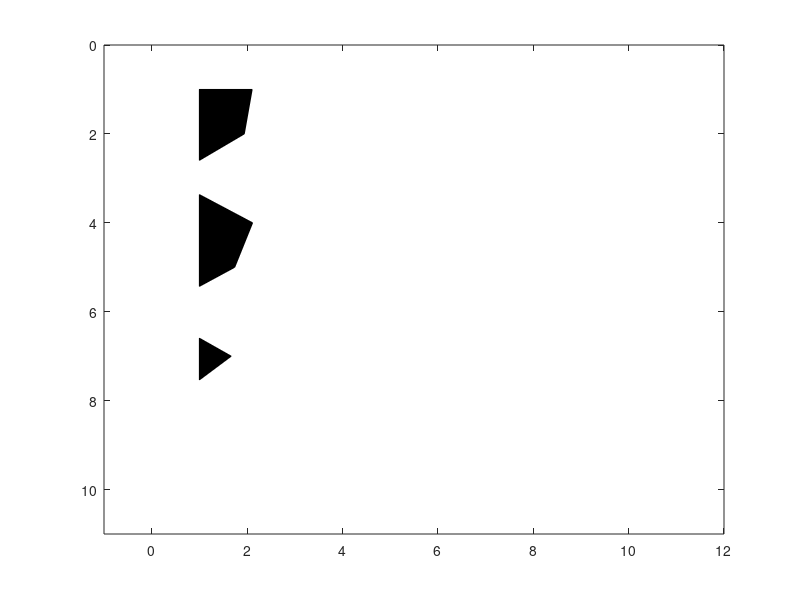

Reproduce this figure in MATLAB. (Note: this script raises an error after producing the figure.)
function mwigb (a,scal,x,z,amx)
%mwigb: is a modified version of wigb.m which plot seismic data using
%wiggles but displays the screen as a normal seismic display such as those
%seen using SeismicUnix. 
%
%  wigb(a,scal,x,z,amx) 
%
%  IN    a: seismic data
%        scale: multiple data by scale
%        x: x-axis;
%        z: vertical axis (time or depth)
%	 x and z are vectors with offset and time.
%
%	 If only 'a' is enter, 'scal,x,z,amn,amx' are decided automatically; 
%	 otherwise, 'scal' is a scalar; 'x, z' are vectors for annotation in 
%	 offset and time, amx are the amplitude range.
%
% Author:
% 	Xingong Li, Dec. 1995
% Changes: 
%	Jun11,1997: add amx
% 	May16,1997: updated for v5 - add 'zeros line' to background color
% 	May17,1996: if scal ==0, plot without scaling
% 	Aug6, 1996: if max(tr)==0, plot a line
%   Aug12, 2011: modification by Wail A. Mousa and Abdullatif A. Al-Shuhail

if nargin == 0, nx=10;nz=10; a = rand(nz,nx)-0.5; end;

[nz,nx]=size(a);

trmx= max(abs(a));
if (nargin <= 4); amx=mean(trmx);  end;
if (nargin <= 2); x=[1:nx]; z=[1:nz]; end;
if (nargin <= 1); scal =1; end;

if nx <= 1; disp(' ERR:PlotWig: nx has to be more than 1');return;end;

 % take the average as dx
	dx1 = abs(x(2:nx)-x(1:nx-1));
 	dx = median(dx1);

 dz=z(2)-z(1);
 xmx=max(max(a)); xmn=min(min(a)); 

 if scal == 0; scal=1; end;
 a = a * dx /amx; 
 a = a * scal;

 fprintf(' PlotWig: data range [%f, %f], plotted max %f \n',xmn,xmx,amx);
 
% set display range 
x1=min(x)-2.0*dx; x2=max(x)+2.0*dx;
z1=min(z)-dz; z2=max(z)+dz;
 
set(gca,'NextPlot','add','Box','on', ...
  'XLim', [x1 x2], ...
  'YDir','reverse', ...
  'YLim',[z1 z2]);
 

	fillcolor = [0 0 0];
	linecolor = [0 0 0];
	linewidth = 0.1;

	z=z'; 	% input as row vector
	zstart=z(1);
	zend  =z(nz);

for i=1:nx,
   
  if trmx(i) ~= 0;    % skip the zero traces
	tr=a(:,i); 	% --- one scale for all section
  	s = sign(tr) ;
  	i1= find( s(1:nz-1) ~= s(2:nz) );	% zero crossing points
	npos = length(i1);


	%12/7/97 
	zadd = i1 + tr(i1) ./ (tr(i1) - tr(i1+1)); %locations with 0 amplitudes
	aadd = zeros(size(zadd));

	[zpos,vpos] = find(tr >0);
	[zz,iz] = sort([zpos; zadd]); 	% indices of zero point plus positives
	aa = [tr(zpos); aadd];
	aa = aa(iz);

	% be careful at the ends
		if tr(1)>0, 	a0=0; z0=1.00;
		else, 		a0=0; z0=zadd(1);
		end;
		if tr(nz)>0, 	a1=0; z1=nz; 
		else, 		a1=0; z1=max(zadd);
		end;
			
	zz = [z0; zz; z1; z0];
 	aa = [a0; aa; a1; a0];
		

	zzz = zstart + zz*dz -dz;

	patch( aa+x(i) , zzz,  fillcolor);

	line( 'Color',[1 1 1],'EraseMode','background',  ...
         'Xdata', x(i)+[0 0], 'Ydata',[zstart zend]); % remove zero line

%'LineWidth',linewidth, ...
%12/7/97 'Xdata', x(i)+[0 0], 'Ydata',[z0 z1]*dz);	% remove zero line

	line( 'Color',linecolor,'EraseMode','background',  ...
	 'LineWidth',linewidth, ...
	 'Xdata', tr+x(i), 'Ydata',z);	% negatives line

   else % zeros trace
	line( 'Color',linecolor,'EraseMode','background',  ...
	 'LineWidth',linewidth, ...
         'Xdata', [x(i) x(i)], 'Ydata',[zstart zend]);
   end;
end;

% Displaying the seismic gather in the traditional way for displaying seismic data
% Aug 12, 2011
x=10;y=10;%starting screen position
w=300;%figure width
h=600;%figure hieght
set(gcf,'position',[x y w h]);
% Putting the spatial axis in the top of the figure 
set(gca,'xaxislocation','top')





